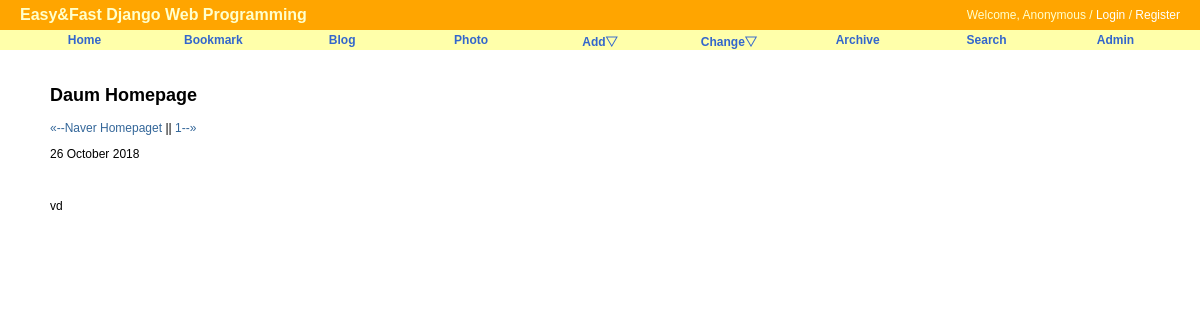
Screenshot of /blog/post/daum-homepage/ with the database file from the repository.
### blog/models.py (models this page shows, shortened)
class Post(models.Model):
    title       = models.CharField('TITLE', max_length=50)
    slug        = models.SlugField('SLUG', unique=True, allow_unicode=True, help_text='one word for title alias.')
    description = models.CharField('DESCRIPTION', max_length=100, blank=True, help_text='simple description text.')
    content     = models.TextField('CONTENT')
    create_date = models.DateTimeField('Create Date', auto_now_add=True)
    modify_date = models.DateTimeField('Modify Date', auto_now=True)
    owner       = models.ForeignKey(User, null=True, on_delete=models.CASCADE)
    class Meta:
        verbose_name = 'post'
        verbose_name_plural = 'posts'
        db_table = 'blog_post'
        ordering = ('-modify_date',)
    def __str__(self):
        return self.title
    def get_absolute_url(self):
        return reverse('blog:post_detail', args=(self.slug,))
    def get_previous_post(self):
        return self.get_previous_by_modify_date()
    def get_next_post(self):
        return self.get_next_by_modify_date()

### blog/views.py (the view)
# urls.py: path('post/<str:slug>/', PostDV.as_view(), name='post_detail'),
class PostDV(DetailView):
    model = Post

### blog/templates/blog/post_detail.html (shortened to what this page needs)
{% extends "base.html" %}
{% block content %}
<div id="content">
    <h2>{{ object.title }}</h2>
    <p class="other_posts">
        {% if object.get_previous_by_modify_date %}
        <a href="{{ object.get_previous_post.get_absolute_url }}" title="View previous post"> &laquo;--{{ object.get_previous_post }}</a>
        {% endif %}
        ||
        {% if object.get_next_by_modify_date %}
        <a href="{{ object.get_next_post.get_absolute_url }}" title="View next post"> {{ object.get_next_post }}--&raquo;</a>
        {% endif %}
    <p class="date">{{ object.modify_date|date:"j F Y" }}<p/>
    <br/>
    <div class="body">
        {{ object.content|linebreaks }}
    </div>
</div>
{% endblock content %}

### static/css/base.css (style rules this page uses)
body { font-family: "Lucida Grande", Verdana, Arial, sans-serif; font-size: 12px; }
div#content { position: absolute; top: 70px; left: 50px; right: 50px; }
a:link, a:visited { color: #369; text-decoration: none; }

### rows the page displays
Post: title "Daum Homepage", get_previous_post "Naver Homepaget", get_next_post "1", modify_date "26 October 2018", content "vd"
